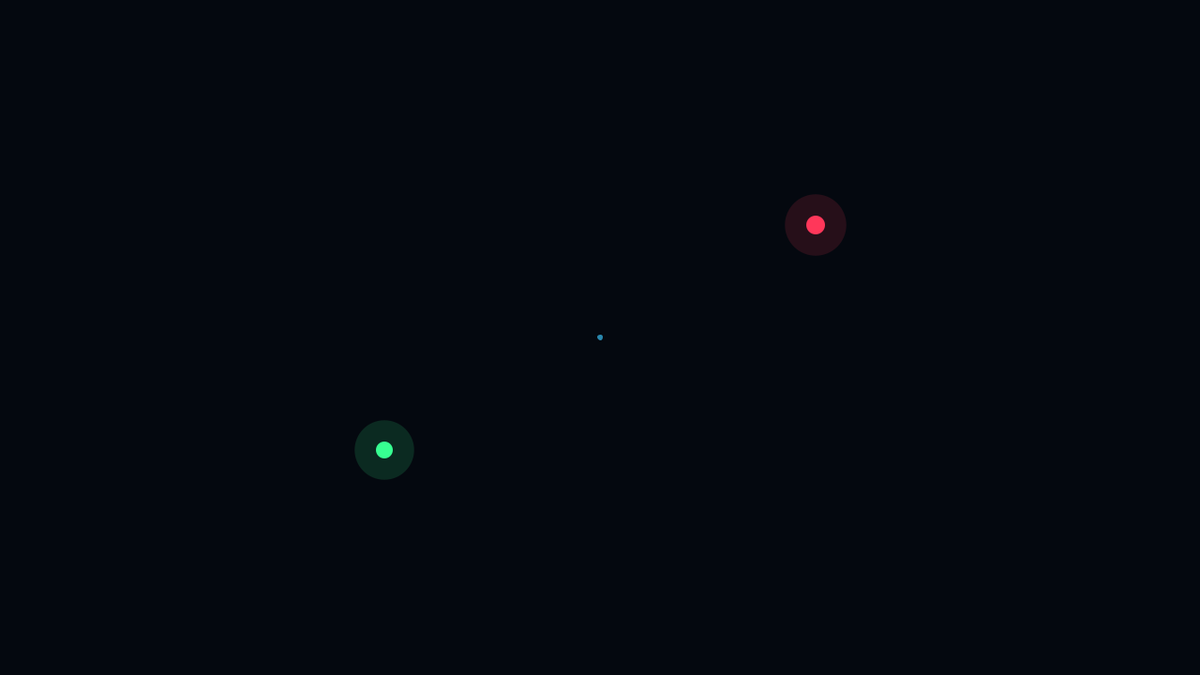
Frame 1 (no input)
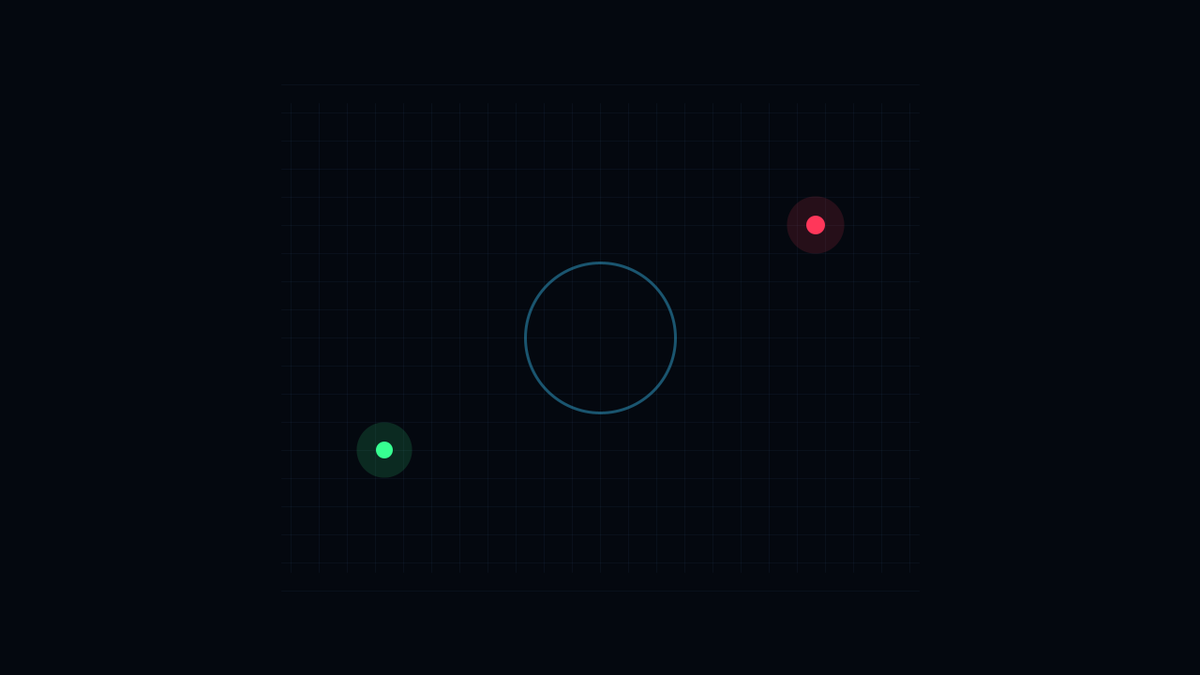
Frame 60 (the mouse pressed at the canvas centre just before this capture)
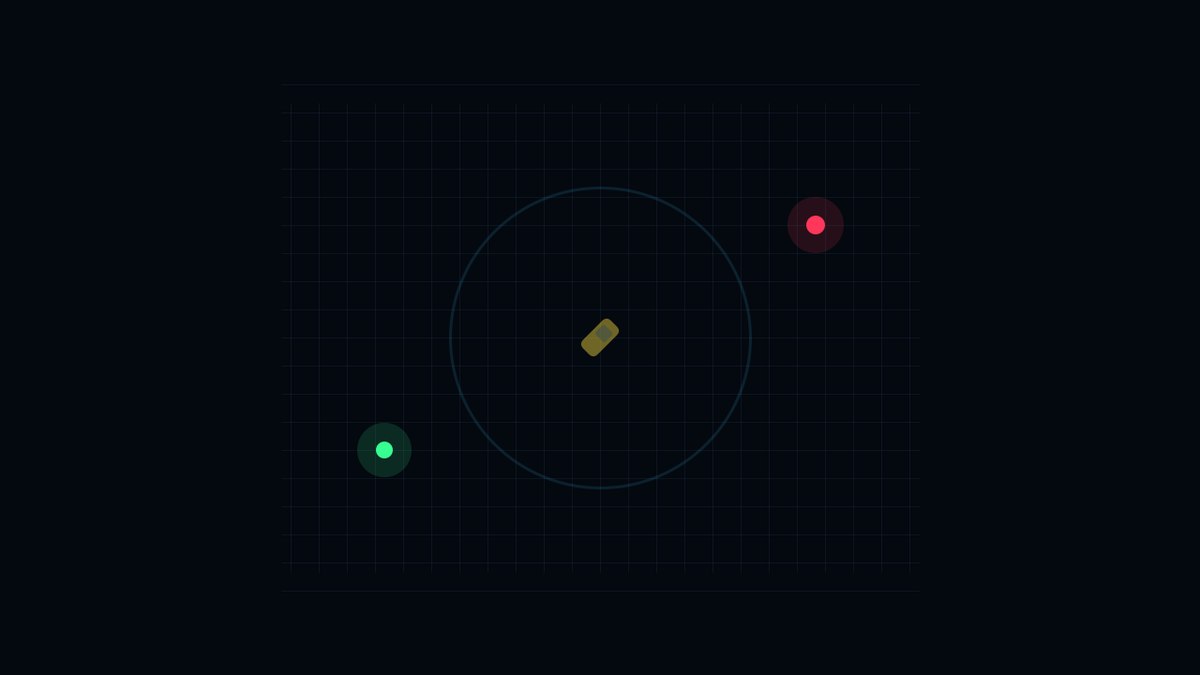
Frame 120 (the mouse held since frame 60 and released just before this capture)

The Processing sketch that drew these frames (run headless with seeded random() and noise(); from frame 60 on, the mouse is pressed at the canvas centre):

// Processing sketch: sketch_____
// ── sketch_____.pde
// ============================================================
// BFS NAVIGATION
// 10506 김범서
//
// 실행 한 번으로 전 과정 자동 진행
//
// - 글자 출력 함수 text() 사용 안 함
// - 숫자는 7세그먼트 도형으로 직접 그림
// - 탐색 알고리즘: FIFO Queue 기반 BFS
//
// 흐름
// 인트로
// → 1차 문제
// → BFS
// → parent 역추적
// → 최단경로
// → 차량 이동
// → 쿨타임
// → 2차 문제
// → BFS
// → 최단경로
// → 차량 이동
// → 아웃트로
//
// 약 1분 ~ 2분
// ============================================================


// ============================================================
// 지도
// ============================================================

final int COLS = 19;
final int ROWS = 11;

final float GAP = 52;

float originX;
float originY;


// ============================================================
// BFS
// ============================================================

boolean[][] visited =
  new boolean[COLS][ROWS];

int[][] parentX =
  new int[COLS][ROWS];

int[][] parentY =
  new int[COLS][ROWS];

int[][] distanceValue =
  new int[COLS][ROWS];


// 0 = 미방문
// 1 = Queue 안에 있음
// 2 = Queue에서 꺼내 처리 완료

int[][] nodeState =
  new int[COLS][ROWS];


float[][] appear =
  new float[COLS][ROWS];

float[][] wave =
  new float[COLS][ROWS];


// ============================================================
// FIFO Queue
// ============================================================

int[] queueX =
  new int[COLS * ROWS];

int[] queueY =
  new int[COLS * ROWS];

int queueHead = 0;
int queueTail = 0;


// ============================================================
// 막힌 도로
// ============================================================

// (x,y) ↔ (x+1,y)

boolean[][] horizontalBlocked =
  new boolean[COLS - 1][ROWS];


// (x,y) ↔ (x,y+1)

boolean[][] verticalBlocked =
  new boolean[COLS][ROWS - 1];


// ============================================================
// 출발 / 목적지
// ============================================================

int startX;
int startY;

int goalX;
int goalY;


// 0 = 첫 번째 문제
// 1 = 두 번째 문제

int scenario = 0;


// ============================================================
// 경로
// ============================================================

// 목적지 → 출발점

int[] traceX =
  new int[COLS * ROWS];

int[] traceY =
  new int[COLS * ROWS];

int traceLength = 0;


// 출발점 → 목적지

int[] pathX =
  new int[COLS * ROWS];

int[] pathY =
  new int[COLS * ROWS];

int pathLength = 0;


// ============================================================
// 장면
// ============================================================

final int INTRO      = 0;
final int MAP_WAIT   = 1;
final int SEARCH     = 2;
final int FOUND      = 3;
final int BACKTRACK  = 4;
final int ROUTE      = 5;
final int DRIVE      = 6;
final int ARRIVE     = 7;
final int COOLDOWN   = 8;
final int OUTRO      = 9;
final int END        = 10;

int scene = INTRO;

int sceneFrame = 0;


// ============================================================
// 시간
// ============================================================

// 인트로 약 4초

final int INTRO_TIME = 240;


// 문제 상황 감상 약 2.5초

final int MAP_WAIT_TIME = 150;


// BFS 한 층 약 0.47초

final int BFS_DELAY = 28;


// 목표 발견 약 1.5초

final int FOUND_TIME = 90;


// 역추적 속도

final int BACKTRACK_DELAY = 5;


// 경로 감상 약 2초

final int ROUTE_TIME = 120;


// 도착 연출 약 3초

final int ARRIVE_TIME = 180;


// 두 문제 사이 약 3초

final int COOLDOWN_TIME = 180;


// 아웃트로 약 5초

final int OUTRO_TIME = 300;


// ============================================================
// BFS 타이머
// ============================================================

int bfsTimer = 0;


// ============================================================
// 역추적
// ============================================================

int backtrackVisible = 0;

int backtrackTimer = 0;


// ============================================================
// 자동차
// ============================================================

float carX;
float carY;

float carAngle = 0;

int carSegment = 0;

float carT = 0;


// 한 칸 약 0.3초

final float CAR_SPEED =
  1.0 / 18.0;


// ============================================================
// 효과
// ============================================================

float goalFoundPulse = 0;

float arrivalPulse = 0;


// ============================================================
// 7 SEGMENT 숫자
//
//       A
//     F   B
//       G
//     E   C
//       D
//
// ============================================================

boolean[][] DIGIT_SEGMENTS = {

  // A     B      C      D      E      F      G

  {true,  true,  true,  true,  true,  true,  false}, // 0

  {false, true,  true,  false, false, false, false}, // 1

  {true,  true,  false, true,  true,  false, true }, // 2

  {true,  true,  true,  true,  false, false, true }, // 3

  {false, true,  true,  false, false, true,  true }, // 4

  {true,  false, true,  true,  false, true,  true }, // 5

  {true,  false, true,  true,  true,  true,  true }, // 6

  {true,  true,  true,  false, false, false, false}, // 7

  {true,  true,  true,  true,  true,  true,  true }, // 8

  {true,  true,  true,  true,  false, true,  true }  // 9
};


// ============================================================
// SETUP
// ============================================================

void setup() {

  size(1280, 720);

  frameRate(60);

  smooth(8);


  originX =
    (width - (COLS - 1) * GAP) / 2;


  originY = 95;


  setupScenario(0);

}


// ============================================================
// DRAW
// ============================================================

void draw() {

  background(
    5,
    9,
    16
  );


  sceneFrame++;


  // ==========================================================
  // INTRO
  // ==========================================================

  if (scene == INTRO) {

    drawIntro();


    if (
      sceneFrame >=
      INTRO_TIME
    ) {

      changeScene(
        MAP_WAIT
      );

    }


    return;

  }


  // ==========================================================
  // 기본 도시
  // ==========================================================

  drawBackgroundGlow();

  drawBuildings();

  drawRoads();

  drawBlockedRoads();

  updateEffects();

  drawBFSTree();

  drawBFSNodes();


  // ==========================================================
  // BFS 탐색 중 숫자 표시
  //
  // 같은 거리의 노드는 같은 숫자
  // ==========================================================

  if (
    scene == SEARCH ||
    scene == FOUND ||
    scene == BACKTRACK
  ) {

    drawDistanceNumbers();

  }


  drawStartPoint();

  drawGoalPoint();


  // ==========================================================
  // 지도 감상
  // ==========================================================

  if (
    scene == MAP_WAIT
  ) {

    if (
      sceneFrame >=
      MAP_WAIT_TIME
    ) {

      beginBFS();

      changeScene(
        SEARCH
      );

    }

  }


  // ==========================================================
  // BFS
  // ==========================================================

  else if (
    scene == SEARCH
  ) {

    bfsTimer++;


    if (
      bfsTimer >=
      BFS_DELAY
    ) {

      bfsTimer = 0;

      bfsOneLayer();

    }

  }


  // ==========================================================
  // 목표 발견
  // ==========================================================

  else if (
    scene == FOUND
  ) {

    if (
      sceneFrame >=
      FOUND_TIME
    ) {

      backtrackVisible = 1;

      backtrackTimer = 0;


      changeScene(
        BACKTRACK
      );

    }

  }


  // ==========================================================
  // 부모 노드 역추적
  // ==========================================================

  else if (
    scene == BACKTRACK
  ) {

    backtrackTimer++;


    if (
      backtrackTimer >=
      BACKTRACK_DELAY
    ) {

      backtrackTimer = 0;

      backtrackVisible++;


      if (
        backtrackVisible >=
        traceLength
      ) {

        backtrackVisible =
          traceLength;


        changeScene(
          ROUTE
        );

      }

    }

  }


  // ==========================================================
  // 최종 경로
  // ==========================================================

  else if (
    scene == ROUTE
  ) {

    if (
      sceneFrame >=
      ROUTE_TIME
    ) {

      prepareCar();

      changeScene(
        DRIVE
      );

    }

  }


  // ==========================================================
  // 자동차 이동
  // ==========================================================

  else if (
    scene == DRIVE
  ) {

    updateCar();

  }


  // ==========================================================
  // 도착
  // ==========================================================

  else if (
    scene == ARRIVE
  ) {

    arrivalPulse +=
      0.018;


    if (
      sceneFrame >=
      ARRIVE_TIME
    ) {

      if (
        scenario == 0
      ) {

        changeScene(
          COOLDOWN
        );

      }

      else {

        changeScene(
          OUTRO
        );

      }

    }

  }


  // ==========================================================
  // 역추적
  // ==========================================================

  if (
    scene == BACKTRACK
  ) {

    drawBacktrack();

  }


  // ==========================================================
  // 최종 경로
  // ==========================================================

  if (
    scene == ROUTE ||
    scene == DRIVE ||
    scene == ARRIVE ||
    scene == COOLDOWN ||
    scene == OUTRO
  ) {

    drawFinalPath();

    drawPathNumbers();

  }


  // ==========================================================
  // 자동차
  // ==========================================================

  if (
    scene == DRIVE ||
    scene == ARRIVE ||
    scene == COOLDOWN ||
    scene == OUTRO
  ) {

    drawCar();

  }


  // ==========================================================
  // 도착 효과
  // ==========================================================

  if (
    scene == ARRIVE
  ) {

    drawArrivalEffect();

  }


  // ==========================================================
  // 쿨타임
  // ==========================================================

  if (
    scene == COOLDOWN
  ) {

    drawCooldown();


    if (
      sceneFrame >=
      COOLDOWN_TIME
    ) {

      scenario = 1;


      setupScenario(1);


      changeScene(
        MAP_WAIT
      );

    }

  }


  // ==========================================================
  // 아웃트로
  // ==========================================================

  if (
    scene == OUTRO
  ) {

    drawOutro();


    if (
      sceneFrame >=
      OUTRO_TIME
    ) {

      changeScene(
        END
      );

    }

  }


  // ==========================================================
  // END
  // ==========================================================

  if (
    scene == END
  ) {

    background(0);

  }

}


// ============================================================
// 장면 변경
// ============================================================

void changeScene(
  int nextScene
) {

  scene =
    nextScene;


  sceneFrame = 0;

}


// ============================================================
// 시나리오
// ============================================================

void setupScenario(
  int number
) {

  clearRoadBlocks();

  resetBFS();


  // ==========================================================
  // 첫 번째 문제
  // ==========================================================

  if (
    number == 0
  ) {

    startX = 1;

    startY = 9;


    goalX = 17;

    goalY = 1;


    // 첫 장벽
    // 위쪽 y=2 통과

    for (
      int y = 0;
      y < ROWS;
      y++
    ) {

      if (
        y != 2
      ) {

        horizontalBlocked[4][y] =
          true;

      }

    }


    // 두 번째 장벽
    // 아래쪽 y=8 통과

    for (
      int y = 0;
      y < ROWS;
      y++
    ) {

      if (
        y != 8
      ) {

        horizontalBlocked[9][y] =
          true;

      }

    }


    // 세 번째 장벽
    // 위쪽 y=3 통과

    for (
      int y = 0;
      y < ROWS;
      y++
    ) {

      if (
        y != 3
      ) {

        horizontalBlocked[14][y] =
          true;

      }

    }


    horizontalBlocked[2][5] =
      true;


    horizontalBlocked[2][6] =
      true;


    verticalBlocked[6][3] =
      true;


    horizontalBlocked[7][4] =
      true;


    horizontalBlocked[11][5] =
      true;


    verticalBlocked[12][6] =
      true;

  }


  // ==========================================================
  // 두 번째 문제
  // ==========================================================

  else {

    startX = 1;

    startY = 1;


    goalX = 17;

    goalY = 9;


    // 첫 장벽
    // 아래쪽 y=7

    for (
      int y = 0;
      y < ROWS;
      y++
    ) {

      if (
        y != 7
      ) {

        horizontalBlocked[4][y] =
          true;

      }

    }


    // 두 번째 장벽
    // 위쪽 y=2

    for (
      int y = 0;
      y < ROWS;
      y++
    ) {

      if (
        y != 2
      ) {

        horizontalBlocked[9][y] =
          true;

      }

    }


    // 세 번째 장벽
    // 아래쪽 y=8

    for (
      int y = 0;
      y < ROWS;
      y++
    ) {

      if (
        y != 8
      ) {

        horizontalBlocked[14][y] =
          true;

      }

    }


    verticalBlocked[2][3] =
      true;


    horizontalBlocked[6][7] =
      true;


    verticalBlocked[7][6] =
      true;


    horizontalBlocked[11][3] =
      true;


    verticalBlocked[12][4] =
      true;


    horizontalBlocked[16][6] =
      true;

  }


  carX =
    screenX(
      startX
    );


  carY =
    screenY(
      startY
    );


  arrivalPulse = 0;

  goalFoundPulse = 0;

}


// ============================================================
// 도로 통제 초기화
// ============================================================

void clearRoadBlocks() {

  for (
    int x = 0;
    x < COLS - 1;
    x++
  ) {

    for (
      int y = 0;
      y < ROWS;
      y++
    ) {

      horizontalBlocked[x][y] =
        false;

    }

  }


  for (
    int x = 0;
    x < COLS;
    x++
  ) {

    for (
      int y = 0;
      y < ROWS - 1;
      y++
    ) {

      verticalBlocked[x][y] =
        false;

    }

  }

}


// ============================================================
// BFS 초기화
// ============================================================

void resetBFS() {

  queueHead = 0;

  queueTail = 0;


  traceLength = 0;

  pathLength = 0;


  backtrackVisible = 0;


  for (
    int x = 0;
    x < COLS;
    x++
  ) {

    for (
      int y = 0;
      y < ROWS;
      y++
    ) {

      visited[x][y] =
        false;


      parentX[x][y] =
        -1;


      parentY[x][y] =
        -1;


      distanceValue[x][y] =
        -1;


      nodeState[x][y] =
        0;


      appear[x][y] =
        0;


      wave[x][y] =
        0;

    }

  }

}


// ============================================================
// Queue 삽입
// ============================================================

void enqueue(
  int x,
  int y
) {

  queueX[queueTail] =
    x;


  queueY[queueTail] =
    y;


  queueTail++;

}


// ============================================================
// BFS 시작
// ============================================================

void beginBFS() {

  resetBFS();


  visited[startX][startY] =
    true;


  distanceValue[startX][startY] =
    0;


  nodeState[startX][startY] =
    1;


  appear[startX][startY] =
    1;


  enqueue(
    startX,
    startY
  );


  bfsTimer = 0;

}


// ============================================================
// BFS 한 층
//
// Queue의 현재 층 전체를 먼저 처리
// ============================================================

void bfsOneLayer() {

  if (
    queueHead >=
    queueTail
  ) {

    return;

  }


  int layerCount =
    queueTail -
    queueHead;


  for (
    int i = 0;
    i < layerCount;
    i++
  ) {

    int cx =
      queueX[queueHead];


    int cy =
      queueY[queueHead];


    queueHead++;


    nodeState[cx][cy] =
      2;


    tryVisit(
      cx,
      cy,
      cx + 1,
      cy
    );


    tryVisit(
      cx,
      cy,
      cx - 1,
      cy
    );


    tryVisit(
      cx,
      cy,
      cx,
      cy + 1
    );


    tryVisit(
      cx,
      cy,
      cx,
      cy - 1
    );

  }


  // 목적지 발견

  if (
    visited[goalX][goalY]
  ) {

    createPath();


    goalFoundPulse =
      1;


    changeScene(
      FOUND
    );

  }

}


// ============================================================
// BFS 이웃 확인
// ============================================================

void tryVisit(
  int fromX,
  int fromY,
  int toX,
  int toY
) {

  // 지도 밖

  if (
    toX < 0 ||
    toX >= COLS ||
    toY < 0 ||
    toY >= ROWS
  ) {

    return;

  }


  // 통제 도로

  if (
    roadBlocked(
      fromX,
      fromY,
      toX,
      toY
    )
  ) {

    return;

  }


  // 방문됨

  if (
    visited[toX][toY]
  ) {

    return;

  }


  // ==========================================================
  // BFS 핵심
  // ==========================================================

  visited[toX][toY] =
    true;


  parentX[toX][toY] =
    fromX;


  parentY[toX][toY] =
    fromY;


  distanceValue[toX][toY] =
    distanceValue[fromX][fromY]
    + 1;


  nodeState[toX][toY] =
    1;


  enqueue(
    toX,
    toY
  );


  appear[toX][toY] =
    0;


  wave[toX][toY] =
    1;

}


// ============================================================
// 도로 통제 확인
// ============================================================

boolean roadBlocked(
  int x1,
  int y1,
  int x2,
  int y2
) {

  if (
    y1 == y2
  ) {

    int left =
      min(
        x1,
        x2
      );


    return
      horizontalBlocked[left][y1];

  }


  int top =
    min(
      y1,
      y2
    );


  return
    verticalBlocked[x1][top];

}


// ============================================================
// BFS 최단경로 복원
// ============================================================

void createPath() {

  traceLength = 0;


  int x =
    goalX;


  int y =
    goalY;


  // 목표 -> 시작

  while (true) {

    traceX[traceLength] =
      x;


    traceY[traceLength] =
      y;


    traceLength++;


    if (
      x == startX &&
      y == startY
    ) {

      break;

    }


    int previousX =
      parentX[x][y];


    int previousY =
      parentY[x][y];


    x =
      previousX;


    y =
      previousY;

  }


  // 시작 -> 목표

  pathLength =
    traceLength;


  for (
    int i = 0;
    i < traceLength;
    i++
  ) {

    pathX[i] =
      traceX[
        traceLength - 1 - i
      ];


    pathY[i] =
      traceY[
        traceLength - 1 - i
      ];

  }

}


// ============================================================
// 효과 업데이트
// ============================================================

void updateEffects() {

  for (
    int x = 0;
    x < COLS;
    x++
  ) {

    for (
      int y = 0;
      y < ROWS;
      y++
    ) {

      if (
        visited[x][y]
      ) {

        appear[x][y] =
          lerp(
            appear[x][y],
            1,
            0.13
          );

      }


      if (
        wave[x][y] > 0
      ) {

        wave[x][y] *=
          0.93;

      }

    }

  }


  if (
    goalFoundPulse > 0
  ) {

    goalFoundPulse *=
      0.945;

  }

}


// ============================================================
// 배경
// ============================================================

void drawBackgroundGlow() {

  noStroke();


  fill(
    15,
    50,
    90,
    18
  );


  ellipse(
    width / 2,
    height / 2,
    1150,
    640
  );


  fill(
    30,
    80,
    120,
    7
  );


  ellipse(
    width * 0.25,
    height * 0.35,
    550,
    430
  );


  ellipse(
    width * 0.75,
    height * 0.60,
    600,
    480
  );

}


// ============================================================
// 건물
// ============================================================

void drawBuildings() {

  for (
    int x = 0;
    x < COLS - 1;
    x++
  ) {

    for (
      int y = 0;
      y < ROWS - 1;
      y++
    ) {

      float bx =
        originX +
        x * GAP +
        10;


      float by =
        originY +
        y * GAP +
        10;


      float bw =
        GAP - 20;


      float bh =
        GAP - 20;


      float shade =
        20 +
        (
          (
            x * 17 +
            y * 11
          )
          % 12
        );


      noStroke();


      fill(
        0,
        0,
        0,
        100
      );


      rect(
        bx + 4,
        by + 4,
        bw,
        bh,
        5
      );


      fill(
        shade,
        shade + 5,
        shade + 14
      );


      rect(
        bx,
        by,
        bw,
        bh,
        5
      );


      if (
        (
          x + y
        )
        % 4
        == 0
      ) {

        fill(
          70,
          120,
          150,
          40
        );


        ellipse(
          bx + 10,
          by + 10,
          4,
          4
        );

      }

    }

  }

}


// ============================================================
// 도로
// ============================================================

void drawRoads() {

  for (
    int x = 0;
    x < COLS - 1;
    x++
  ) {

    for (
      int y = 0;
      y < ROWS;
      y++
    ) {

      drawRoadLine(
        screenX(x),
        screenY(y),
        screenX(x + 1),
        screenY(y)
      );

    }

  }


  for (
    int x = 0;
    x < COLS;
    x++
  ) {

    for (
      int y = 0;
      y < ROWS - 1;
      y++
    ) {

      drawRoadLine(
        screenX(x),
        screenY(y),
        screenX(x),
        screenY(y + 1)
      );

    }

  }

}


// ============================================================
// 도로 한 줄
// ============================================================

void drawRoadLine(
  float x1,
  float y1,
  float x2,
  float y2
) {

  strokeCap(
    ROUND
  );


  stroke(
    38,
    44,
    55
  );


  strokeWeight(
    13
  );


  line(
    x1,
    y1,
    x2,
    y2
  );


  stroke(
    105,
    110,
    120,
    55
  );


  strokeWeight(
    1.2
  );


  line(
    x1,
    y1,
    x2,
    y2
  );

}


// ============================================================
// 막힌 도로
// ============================================================

void drawBlockedRoads() {

  for (
    int x = 0;
    x < COLS - 1;
    x++
  ) {

    for (
      int y = 0;
      y < ROWS;
      y++
    ) {

      if (
        horizontalBlocked[x][y]
      ) {

        float mx =
          (
            screenX(x) +
            screenX(x + 1)
          )
          / 2;


        drawBarrier(
          mx,
          screenY(y),
          true,
          x,
          y
        );

      }

    }

  }


  for (
    int x = 0;
    x < COLS;
    x++
  ) {

    for (
      int y = 0;
      y < ROWS - 1;
      y++
    ) {

      if (
        verticalBlocked[x][y]
      ) {

        float my =
          (
            screenY(y) +
            screenY(y + 1)
          )
          / 2;


        drawBarrier(
          screenX(x),
          my,
          false,
          x,
          y
        );

      }

    }

  }

}


// ============================================================
// 바리케이드
// ============================================================

void drawBarrier(
  float x,
  float y,
  boolean horizontalRoad,
  int sx,
  int sy
) {

  float pulse =
    0.5 +
    0.5 *
    sin(
      frameCount * 0.07 +
      sx +
      sy
    );


  noStroke();


  fill(
    255,
    40,
    60,
    20 +
    pulse * 20
  );


  ellipse(
    x,
    y,
    35 +
    pulse * 10,
    35 +
    pulse * 10
  );


  stroke(
    255,
    65,
    75
  );


  strokeWeight(
    5
  );


  if (
    horizontalRoad
  ) {

    line(
      x - 6,
      y - 11,
      x - 6,
      y + 11
    );


    line(
      x + 6,
      y - 11,
      x + 6,
      y + 11
    );

  }

  else {

    line(
      x - 11,
      y - 6,
      x + 11,
      y - 6
    );


    line(
      x - 11,
      y + 6,
      x + 11,
      y + 6
    );

  }

}


// ============================================================
// BFS 부모 트리
// ============================================================

void drawBFSTree() {

  if (
    scene < SEARCH
  ) {

    return;

  }


  for (
    int x = 0;
    x < COLS;
    x++
  ) {

    for (
      int y = 0;
      y < ROWS;
      y++
    ) {

      if (
        visited[x][y] &&
        parentX[x][y] != -1
      ) {

        float alpha =
          72;


        if (
          scene >= ROUTE
        ) {

          alpha =
            22;

        }


        stroke(
          45,
          170,
          255,
          alpha
        );


        strokeWeight(
          2.5
        );


        line(
          screenX(x),
          screenY(y),

          screenX(
            parentX[x][y]
          ),

          screenY(
            parentY[x][y]
          )
        );

      }

    }

  }

}


// ============================================================
// BFS 노드
// ============================================================

void drawBFSNodes() {

  for (
    int x = 0;
    x < COLS;
    x++
  ) {

    for (
      int y = 0;
      y < ROWS;
      y++
    ) {

      if (
        !visited[x][y]
      ) {

        continue;

      }


      float px =
        screenX(x);


      float py =
        screenY(y);


      noStroke();


      fill(
        45,
        160,
        255,
        145 *
        appear[x][y]
      );


      ellipse(
        px,
        py,
        8,
        8
      );


      // 현재 Queue

      if (
        nodeState[x][y] == 1 &&
        scene == SEARCH
      ) {

        float pulse =
          0.5 +
          0.5 *
          sin(
            frameCount * 0.15 +
            x * 0.7 +
            y * 0.5
          );


        noStroke();


        fill(
          75,
          225,
          255,
          130
        );


        ellipse(
          px,
          py,
          15 +
          pulse * 5,
          15 +
          pulse * 5
        );


        noFill();


        stroke(
          80,
          235,
          255,
          225
        );


        strokeWeight(
          3
        );


        ellipse(
          px,
          py,
          28 +
          pulse * 8,
          28 +
          pulse * 8
        );


        stroke(
          80,
          210,
          255,
          55
        );


        strokeWeight(
          2
        );


        ellipse(
          px,
          py,
          46 +
          pulse * 15,
          46 +
          pulse * 15
        );

      }


      // 새로 Queue에 들어온 노드

      if (
        wave[x][y] > 0.01
      ) {

        float radius =
          12 +
          (
            1 -
            wave[x][y]
          )
          * 58;


        noFill();


        stroke(
          70,
          215,
          255,
          210 *
          wave[x][y]
        );


        strokeWeight(
          2
        );


        ellipse(
          px,
          py,
          radius,
          radius
        );

      }

    }

  }

}


// ============================================================
// BFS 거리 숫자
//
// 같은 숫자가 한 층씩 확장된다.
// ============================================================

void drawDistanceNumbers() {

  for (
    int x = 0;
    x < COLS;
    x++
  ) {

    for (
      int y = 0;
      y < ROWS;
      y++
    ) {

      if (
        !visited[x][y]
      ) {

        continue;

      }


      int value =
        distanceValue[x][y];


      float px =
        screenX(x);


      float py =
        screenY(y) - 16;


      color numberColor;


      // Queue에 들어간 현재 frontier

      if (
        nodeState[x][y] == 1
      ) {

        numberColor =
          color(
            160,
            245,
            255,
            255
          );

      }

      else {

        numberColor =
          color(
            130,
            185,
            235,
            175
          );

      }


      // 어두운 배경

      noStroke();


      fill(
        5,
        10,
        18,
        180
      );


      float bubbleWidth =
        value < 10
        ? 17
        : 25;


      ellipse(
        px,
        py,
        bubbleWidth,
        16
      );


      drawNumber(
        value,
        px,
        py,
        0.45,
        numberColor
      );

    }

  }

}


// ============================================================
// 출발점
// ============================================================

void drawStartPoint() {

  float x =
    screenX(
      startX
    );


  float y =
    screenY(
      startY
    );


  float pulse =
    0.5 +
    0.5 *
    sin(
      frameCount * 0.08
    );


  noStroke();


  fill(
    50,
    255,
    145,
    25
  );


  ellipse(
    x,
    y,
    65 +
    pulse * 12,
    65 +
    pulse * 12
  );


  fill(
    50,
    255,
    145,
    70
  );


  ellipse(
    x,
    y,
    36 +
    pulse * 5,
    36 +
    pulse * 5
  );


  fill(
    50,
    255,
    145
  );


  ellipse(
    x,
    y,
    17,
    17
  );


  fill(255);


  ellipse(
    x,
    y,
    5,
    5
  );

}


// ============================================================
// 목표점
// ============================================================

void drawGoalPoint() {

  float x =
    screenX(
      goalX
    );


  float y =
    screenY(
      goalY
    );


  float pulse =
    0.5 +
    0.5 *
    sin(
      frameCount * 0.10
    );


  noStroke();


  fill(
    255,
    55,
    85,
    25
  );


  ellipse(
    x,
    y,
    68 +
    pulse * 12,
    68 +
    pulse * 12
  );


  fill(
    255,
    55,
    85,
    70
  );


  ellipse(
    x,
    y,
    38 +
    pulse * 5,
    38 +
    pulse * 5
  );


  fill(
    255,
    60,
    90
  );


  ellipse(
    x,
    y,
    19,
    19
  );


  fill(255);


  ellipse(
    x,
    y,
    6,
    6
  );


  if (
    goalFoundPulse > 0
  ) {

    float radius =
      25 +
      (
        1 -
        goalFoundPulse
      )
      * 170;


    noFill();


    stroke(
      255,
      75,
      105,
      255 *
      goalFoundPulse
    );


    strokeWeight(
      5
    );


    ellipse(
      x,
      y,
      radius,
      radius
    );


    ellipse(
      x,
      y,
      radius * 0.65,
      radius * 0.65
    );

  }

}


// ============================================================
// 역추적
// ============================================================

void drawBacktrack() {

  if (
    traceLength < 2
  ) {

    return;

  }


  int count =
    min(
      backtrackVisible,
      traceLength
    );


  strokeCap(
    ROUND
  );


  noFill();


  // Glow

  stroke(
    205,
    80,
    255,
    42
  );


  strokeWeight(
    20
  );


  beginShape();


  for (
    int i = 0;
    i < count;
    i++
  ) {

    vertex(
      screenX(
        traceX[i]
      ),

      screenY(
        traceY[i]
      )
    );

  }


  endShape();


  // 실제 경로

  stroke(
    215,
    100,
    255,
    225
  );


  strokeWeight(
    7
  );


  beginShape();


  for (
    int i = 0;
    i < count;
    i++
  ) {

    vertex(
      screenX(
        traceX[i]
      ),

      screenY(
        traceY[i]
      )
    );

  }


  endShape();


  if (
    count > 0
  ) {

    int i =
      count - 1;


    float pulse =
      16 +
      sin(
        frameCount * 0.22
      )
      * 5;


    noStroke();


    fill(
      235,
      145,
      255,
      230
    );


    ellipse(
      screenX(
        traceX[i]
      ),

      screenY(
        traceY[i]
      ),

      pulse,
      pulse
    );

  }

}


// ============================================================
// 최종 최단경로
// ============================================================

void drawFinalPath() {

  if (
    pathLength < 2
  ) {

    return;

  }


  strokeCap(
    ROUND
  );


  noFill();


  stroke(
    255,
    205,
    35,
    30
  );


  strokeWeight(
    24
  );


  beginShape();


  for (
    int i = 0;
    i < pathLength;
    i++
  ) {

    vertex(
      screenX(
        pathX[i]
      ),

      screenY(
        pathY[i]
      )
    );

  }


  endShape();


  stroke(
    255,
    215,
    45,
    80
  );


  strokeWeight(
    14
  );


  beginShape();


  for (
    int i = 0;
    i < pathLength;
    i++
  ) {

    vertex(
      screenX(
        pathX[i]
      ),

      screenY(
        pathY[i]
      )
    );

  }


  endShape();


  stroke(
    255,
    225,
    65
  );


  strokeWeight(
    6
  );


  beginShape();


  for (
    int i = 0;
    i < pathLength;
    i++
  ) {

    vertex(
      screenX(
        pathX[i]
      ),

      screenY(
        pathY[i]
      )
    );

  }


  endShape();

}


// ============================================================
// 최단경로 순서 숫자
//
// 0 → 1 → 2 → 3 ...
// ============================================================

void drawPathNumbers() {

  if (
    pathLength < 2
  ) {

    return;

  }


  for (
    int i = 0;
    i < pathLength;
    i++
  ) {

    float x =
      screenX(
        pathX[i]
      );


    float y =
      screenY(
        pathY[i]
      ) - 18;


    float bubbleWidth =
      i < 10
      ? 20
      : 29;


    // 검은 배경

    noStroke();


    fill(
      5,
      8,
      14,
      235
    );


    ellipse(
      x,
      y,
      bubbleWidth,
      18
    );


    // 노란색 번호

    drawNumber(
      i,
      x,
      y,
      0.50,
      color(
        255,
        235,
        85
      )
    );

  }

}


// ============================================================
// 자동차 준비
// ============================================================

void prepareCar() {

  carSegment = 0;

  carT = 0;


  carX =
    screenX(
      pathX[0]
    );


  carY =
    screenY(
      pathY[0]
    );


  if (
    pathLength > 1
  ) {

    carAngle =
      atan2(

        screenY(
          pathY[1]
        )
        - carY,

        screenX(
          pathX[1]
        )
        - carX
      );

  }

}


// ============================================================
// 자동차 이동
// ============================================================

void updateCar() {

  if (
    carSegment >=
    pathLength - 1
  ) {

    carX =
      screenX(
        goalX
      );


    carY =
      screenY(
        goalY
      );


    arrivalPulse = 0;


    changeScene(
      ARRIVE
    );


    return;

  }


  float x1 =
    screenX(
      pathX[
        carSegment
      ]
    );


  float y1 =
    screenY(
      pathY[
        carSegment
      ]
    );


  float x2 =
    screenX(
      pathX[
        carSegment + 1
      ]
    );


  float y2 =
    screenY(
      pathY[
        carSegment + 1
      ]
    );


  carT +=
    CAR_SPEED;


  float t =
    constrain(
      carT,
      0,
      1
    );


  float eased =
    t * t *
    (
      3 -
      2 * t
    );


  carX =
    lerp(
      x1,
      x2,
      eased
    );


  carY =
    lerp(
      y1,
      y2,
      eased
    );


  carAngle =
    atan2(
      y2 - y1,
      x2 - x1
    );


  if (
    carT >= 1
  ) {

    carSegment++;

    carT = 0;

  }

}


// ============================================================
// 자동차
// ============================================================

void drawCar() {

  pushMatrix();


  translate(
    carX,
    carY
  );


  rotate(
    carAngle
  );


  noStroke();


  fill(
    255,
    225,
    70,
    25
  );


  ellipse(
    0,
    0,
    62,
    62
  );


  fill(
    255,
    225,
    70,
    55
  );


  ellipse(
    0,
    0,
    43,
    43
  );


  fill(
    0,
    0,
    0,
    100
  );


  rectMode(
    CENTER
  );


  rect(
    -2,
    3,
    31,
    18,
    6
  );


  fill(
    255,
    220,
    55
  );


  rect(
    0,
    0,
    30,
    17,
    6
  );


  fill(
    35,
    65,
    85
  );


  rect(
    4,
    0,
    10,
    12,
    3
  );


  fill(
    255,
    255,
    220
  );


  ellipse(
    14,
    -5,
    4,
    4
  );


  ellipse(
    14,
    5,
    4,
    4
  );


  rectMode(
    CORNER
  );


  popMatrix();

}


// ============================================================
// 도착
// ============================================================

void drawArrivalEffect() {

  float x =
    screenX(
      goalX
    );


  float y =
    screenY(
      goalY
    );


  float radius =
    arrivalPulse *
    250;


  float alpha =
    max(
      0,
      200 -
      arrivalPulse * 170
    );


  noFill();


  stroke(
    255,
    225,
    75,
    alpha
  );


  strokeWeight(
    5
  );


  ellipse(
    x,
    y,
    radius,
    radius
  );


  stroke(
    60,
    255,
    150,
    alpha * 0.8
  );


  strokeWeight(
    3
  );


  ellipse(
    x,
    y,
    radius * 0.65,
    radius * 0.65
  );


  float completion =
    constrain(
      sceneFrame / 90.0,
      0,
      1
    );


  noStroke();


  fill(

    lerp(
      255,
      55,
      completion
    ),

    lerp(
      60,
      255,
      completion
    ),

    lerp(
      90,
      145,
      completion
    )
  );


  ellipse(
    x,
    y,
    21,
    21
  );

}


// ============================================================
// 쿨타임
// ============================================================

void drawCooldown() {

  float t =
    constrain(
      sceneFrame /
      float(
        COOLDOWN_TIME
      ),
      0,
      1
    );


  float fade =
    constrain(

      map(
        t,
        0.30,
        1.0,
        0,
        1
      ),

      0,
      1
    );


  noStroke();


  fill(
    0,
    0,
    0,
    fade * 255
  );


  rect(
    0,
    0,
    width,
    height
  );


  if (
    t > 0.45
  ) {

    float local =
      map(
        t,
        0.45,
        1,
        0,
        1
      );


    float radius =
      local * 500;


    noFill();


    stroke(
      70,
      190,
      255,
      130 *
      (
        1 - local
      )
    );


    strokeWeight(
      3
    );


    ellipse(
      width / 2,
      height / 2,
      radius,
      radius
    );

  }

}


// ============================================================
// INTRO
// ============================================================

void drawIntro() {

  background(
    4,
    8,
    15
  );


  float cx =
    width / 2;


  float cy =
    height / 2;


  float fade =
    constrain(
      sceneFrame / 90.0,
      0,
      1
    );


  // 지도

  stroke(
    55,
    105,
    140,
    35 * fade
  );


  strokeWeight(
    1
  );


  for (
    int i = -9;
    i <= 9;
    i++
  ) {

    line(
      cx - 340,
      cy + i * 30,

      cx + 340,
      cy + i * 30
    );

  }


  for (
    int i = -11;
    i <= 11;
    i++
  ) {

    line(
      cx + i * 30,
      cy - 250,

      cx + i * 30,
      cy + 250
    );

  }


  // 탐색 파동

  float radar =
    (
      frameCount % 150
    )
    / 150.0;


  float radius =
    radar * 400;


  noFill();


  stroke(
    60,
    200,
    255,
    170 *
    (
      1 - radar
    )
  );


  strokeWeight(
    3
  );


  ellipse(
    cx,
    cy,
    radius,
    radius
  );


  // 출발

  float sx =
    cx - 230;


  float sy =
    cy + 120;


  float pulse =
    0.5 +
    0.5 *
    sin(
      frameCount * 0.09
    );


  noStroke();


  fill(
    55,
    255,
    145,
    35
  );


  ellipse(
    sx,
    sy,
    58 +
    pulse * 10,
    58 +
    pulse * 10
  );


  fill(
    55,
    255,
    145
  );


  ellipse(
    sx,
    sy,
    18,
    18
  );


  // 목표

  float gx =
    cx + 230;


  float gy =
    cy - 120;


  fill(
    255,
    55,
    90,
    35
  );


  ellipse(
    gx,
    gy,
    60 +
    pulse * 10,
    60 +
    pulse * 10
  );


  fill(
    255,
    55,
    90
  );


  ellipse(
    gx,
    gy,
    20,
    20
  );


  // 자동차

  float carAppear =
    constrain(
      (
        sceneFrame - 90
      )
      / 70.0,
      0,
      1
    );


  pushMatrix();


  translate(
    cx,
    cy
  );


  rotate(
    -PI / 4
  );


  noStroke();


  fill(
    255,
    225,
    65,
    255 *
    carAppear
  );


  rectMode(
    CENTER
  );


  rect(
    0,
    0,
    42,
    22,
    7
  );


  fill(
    40,
    70,
    90,
    255 *
    carAppear
  );


  rect(
    6,
    0,
    14,
    15,
    3
  );


  rectMode(
    CORNER
  );


  popMatrix();

}


// ============================================================
// OUTRO
// ============================================================

void drawOutro() {

  float t =
    constrain(
      sceneFrame /
      float(
        OUTRO_TIME
      ),
      0,
      1
    );


  float fade =
    pow(
      t,
      1.6
    );


  noStroke();


  fill(
    0,
    0,
    0,
    255 * fade
  );


  rect(
    0,
    0,
    width,
    height
  );


  if (
    t > 0.35 &&
    t < 0.90
  ) {

    float local =
      map(
        t,
        0.35,
        0.90,
        0,
        1
      );


    float leftX =
      lerp(
        width / 2 - 110,
        width / 2,
        local
      );


    float rightX =
      lerp(
        width / 2 + 110,
        width / 2,
        local
      );


    noStroke();


    fill(
      55,
      255,
      145,
      200 *
      (
        1 - local
      )
    );


    ellipse(
      leftX,
      height / 2,
      20,
      20
    );


    fill(
      255,
      60,
      90,
      200 *
      (
        1 - local
      )
    );


    ellipse(
      rightX,
      height / 2,
      20,
      20
    );


    fill(
      255,
      225,
      70,
      230 * local
    );


    ellipse(
      width / 2,
      height / 2,
      10 +
      local * 20,
      10 +
      local * 20
    );

  }

}


// ============================================================
// 숫자 전체 그리기
//
// text() 사용 안 함
// ============================================================

void drawNumber(
  int value,
  float centerX,
  float centerY,
  float scaleValue,
  color c
) {

  if (
    value < 0
  ) {

    return;

  }


  // 0

  if (
    value == 0
  ) {

    drawDigit(
      0,
      centerX,
      centerY,
      scaleValue,
      c
    );


    return;

  }


  int temp =
    value;


  int digitCount =
    0;


  int[] digits =
    new int[5];


  while (
    temp > 0
  ) {

    digits[digitCount] =
      temp % 10;


    temp =
      temp / 10;


    digitCount++;

  }


  float digitWidth =
    9 * scaleValue;


  float spacing =
    3 * scaleValue;


  float totalWidth =
    digitCount *
    digitWidth
    +
    (
      digitCount - 1
    )
    *
    spacing;


  float startX =
    centerX -
    totalWidth / 2
    +
    digitWidth / 2;


  for (
    int i = 0;
    i < digitCount;
    i++
  ) {

    int digit =
      digits[
        digitCount - 1 - i
      ];


    drawDigit(
      digit,

      startX +
      i *
      (
        digitWidth +
        spacing
      ),

      centerY,

      scaleValue,

      c
    );

  }

}


// ============================================================
// 숫자 1개
// ============================================================

void drawDigit(
  int digit,
  float x,
  float y,
  float s,
  color c
) {

  float horizontalLength =
    7 * s;


  float verticalLength =
    7 * s;


  float thickness =
    2.2 * s;


  float upperY =
    y -
    5 * s;


  float middleY =
    y;


  float lowerY =
    y +
    5 * s;


  float leftX =
    x -
    4 * s;


  float rightX =
    x +
    4 * s;


  noStroke();

  fill(c);


  rectMode(
    CENTER
  );


  // A

  if (
    DIGIT_SEGMENTS[digit][0]
  ) {

    rect(
      x,
      upperY,
      horizontalLength,
      thickness,
      thickness
    );

  }


  // B

  if (
    DIGIT_SEGMENTS[digit][1]
  ) {

    rect(
      rightX,
      y -
      2.5 * s,
      thickness,
      verticalLength,
      thickness
    );

  }


  // C

  if (
    DIGIT_SEGMENTS[digit][2]
  ) {

    rect(
      rightX,
      y +
      2.5 * s,
      thickness,
      verticalLength,
      thickness
    );

  }


  // D

  if (
    DIGIT_SEGMENTS[digit][3]
  ) {

    rect(
      x,
      lowerY,
      horizontalLength,
      thickness,
      thickness
    );

  }


  // E

  if (
    DIGIT_SEGMENTS[digit][4]
  ) {

    rect(
      leftX,
      y +
      2.5 * s,
      thickness,
      verticalLength,
      thickness
    );

  }


  // F

  if (
    DIGIT_SEGMENTS[digit][5]
  ) {

    rect(
      leftX,
      y -
      2.5 * s,
      thickness,
      verticalLength,
      thickness
    );

  }


  // G

  if (
    DIGIT_SEGMENTS[digit][6]
  ) {

    rect(
      x,
      middleY,
      horizontalLength,
      thickness,
      thickness
    );

  }


  rectMode(
    CORNER
  );

}


// ============================================================
// 좌표
// ============================================================

float screenX(
  int x
) {

  return
    originX +
    x * GAP;

}


float screenY(
  int y
) {

  return
    originY +
    y * GAP;

}
